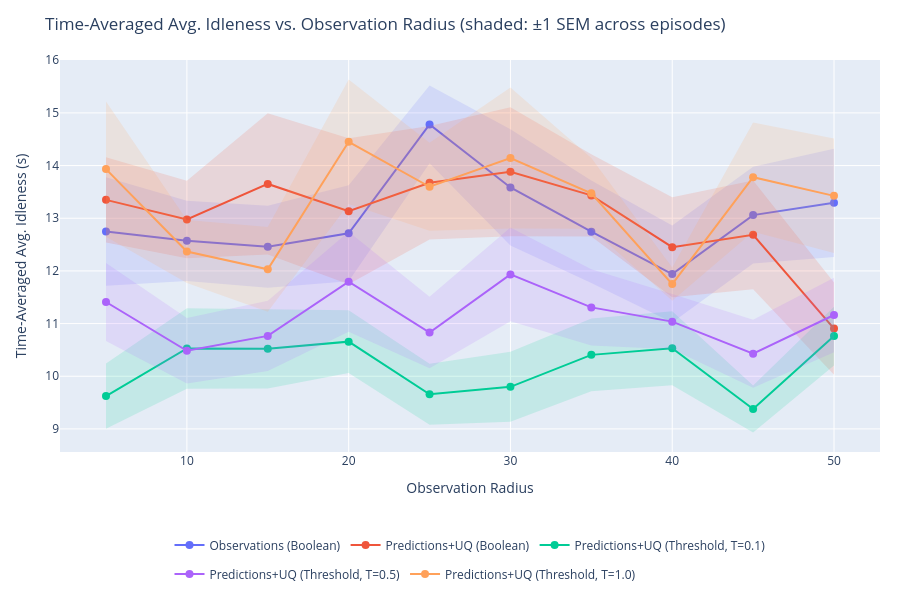

This figure's notebook cell:
### Markdown cell above
### Idleness vs. Observation Radius

### Code cell
import plotly.graph_objects as go
import plotly.express as px

def _hex_to_rgba(hex_color, alpha=0.2):
    c = hex_color.lstrip('#')
    r, g, b = int(c[0:2], 16), int(c[2:4], 16), int(c[4:6], 16)
    return f'rgba({r},{g},{b},{alpha})'

series_order = list(summary.keys())
series_colors = {s: c for s, c in zip(series_order, px.colors.qualitative.Plotly)}

fig = go.Figure()
for series in series_order:
    color = series_colors[series]
    s = summary[series]
    xs = np.array(s['obs_radius'])
    ys = np.array(s['idleness_mean'])
    es = np.array(s['idleness_sem'])

    fig.add_trace(go.Scatter(
        x=np.concatenate([xs, xs[::-1]]),
        y=np.concatenate([ys + es, (ys - es)[::-1]]),
        fill='toself',
        fillcolor=_hex_to_rgba(color, alpha=0.15),
        line=dict(color='rgba(255,255,255,0)'),
        legendgroup=series, showlegend=False, hoverinfo='skip',
    ))
    fig.add_trace(go.Scatter(
        x=xs, y=ys, mode='lines+markers',
        name=series, line=dict(color=color), marker=dict(color=color, size=8),
        legendgroup=series,
        hovertemplate=f"{series}<br>obs_radius=%{{x:.1f}}<br>idleness=%{{y:.4f}}<extra></extra>",
    ))

fig.update_layout(
    title="Time-Averaged Avg. Idleness vs. Observation Radius (shaded: ±1 SEM across episodes)",
    xaxis_title="Observation Radius",
    yaxis_title="Time-Averaged Avg. Idleness (s)",
    height=600, width=900, hovermode='closest', autosize=True,
    margin=dict(l=60, r=20, t=60, b=120),
    legend=dict(orientation='h', yanchor='top', y=-0.2, xanchor='center', x=0.5),
)
fig.show()

### Figure 1 — Plotly figure (JSON) as saved in the notebook; plotly's stock layout.template omitted (floating-point values rounded to 4 significant figures)
{"data": [{"fill": "toself", "fillcolor": "rgba(99,110,250,0.15)", "hoverinfo": "skip", "legendgroup": "Observations (Boolean)", "line": {"color": "rgba(255,255,255,0)"}, "showlegend": false, "type": "scatter", "x": [5.0, 10.0, 15.0, 20.0, 25.0, 30.0, 35.0, 40.0, 45.0, 50.0, 50.0, 45.0, 40.0, 35.0, 30.0, 25.0, 20.0, 15.0, 10.0, 5.0], "y": [13.78, 13.33, 13.24, 13.62, 15.52, 14.69, 13.72, 12.86, 13.98, 14.32, 12.26, 12.14, 11.02, 11.77, 12.48, 14.04, 11.8, 11.68, 11.81, 11.72]}, {"hovertemplate": "Observations (Boolean)<br>obs_radius=%{x:.1f}<br>idleness=%{y:.4f}<extra></extra>", "legendgroup": "Observations (Boolean)", "line": {"color": "#636EFA"}, "marker": {"color": "#636EFA", "size": 8}, "mode": "lines+markers", "name": "Observations (Boolean)", "type": "scatter", "x": [5.0, 10.0, 15.0, 20.0, 25.0, 30.0, 35.0, 40.0, 45.0, 50.0], "y": [12.75, 12.57, 12.46, 12.71, 14.78, 13.58, 12.74, 11.94, 13.06, 13.29]}, {"fill": "toself", "fillcolor": "rgba(239,85,59,0.15)", "hoverinfo": "skip", "legendgroup": "Predictions+UQ (Boolean)", "line": {"color": "rgba(255,255,255,0)"}, "showlegend": false, "type": "scatter", "x": [5.0, 10.0, 15.0, 20.0, 25.0, 30.0, 35.0, 40.0, 45.0, 50.0, 50.0, 45.0, 40.0, 35.0, 30.0, 25.0, 20.0, 15.0, 10.0, 5.0], "y": [14.16, 13.71, 14.99, 14.52, 14.75, 15.11, 14.21, 13.4, 13.71, 11.78, 10.03, 11.65, 11.5, 12.65, 12.66, 12.6, 11.75, 12.31, 12.24, 12.54]}, {"hovertemplate": "Predictions+UQ (Boolean)<br>obs_radius=%{x:.1f}<br>idleness=%{y:.4f}<extra></extra>", "legendgroup": "Predictions+UQ (Boolean)", "line": {"color": "#EF553B"}, "marker": {"color": "#EF553B", "size": 8}, "mode": "lines+markers", "name": "Predictions+UQ (Boolean)", "type": "scatter", "x": [5.0, 10.0, 15.0, 20.0, 25.0, 30.0, 35.0, 40.0, 45.0, 50.0], "y": [13.35, 12.98, 13.65, 13.13, 13.67, 13.88, 13.43, 12.45, 12.68, 10.9]}, {"fill": "toself", "fillcolor": "rgba(0,204,150,0.15)", "hoverinfo": "skip", "legendgroup": "Predictions+UQ (Threshold, T=0.1)", "line": {"color": "rgba(255,255,255,0)"}, "showlegend": false, "type": "scatter", "x": [5.0, 10.0, 15.0, 20.0, 25.0, 30.0, 35.0, 40.0, 45.0, 50.0, 50.0, 45.0, 40.0, 35.0, 30.0, 25.0, 20.0, 15.0, 10.0, 5.0], "y": [10.24, 11.29, 11.27, 11.25, 10.24, 10.46, 11.1, 11.23, 9.825, 11.32, 10.21, 8.934, 9.83, 9.714, 9.136, 9.079, 10.06, 9.769, 9.765, 9.003]}, {"hovertemplate": "Predictions+UQ (Threshold, T=0.1)<br>obs_radius=%{x:.1f}<br>idleness=%{y:.4f}<extra></extra>", "legendgroup": "Predictions+UQ (Threshold, T=0.1)", "line": {"color": "#00CC96"}, "marker": {"color": "#00CC96", "size": 8}, "mode": "lines+markers", "name": "Predictions+UQ (Threshold, T=0.1)", "type": "scatter", "x": [5.0, 10.0, 15.0, 20.0, 25.0, 30.0, 35.0, 40.0, 45.0, 50.0], "y": [9.623, 10.53, 10.52, 10.66, 9.658, 9.8, 10.41, 10.53, 9.379, 10.76]}, {"fill": "toself", "fillcolor": "rgba(171,99,250,0.15)", "hoverinfo": "skip", "legendgroup": "Predictions+UQ (Threshold, T=0.5)", "line": {"color": "rgba(255,255,255,0)"}, "showlegend": false, "type": "scatter", "x": [5.0, 10.0, 15.0, 20.0, 25.0, 30.0, 35.0, 40.0, 45.0, 50.0, 50.0, 45.0, 40.0, 35.0, 30.0, 25.0, 20.0, 15.0, 10.0, 5.0], "y": [12.15, 11.11, 11.43, 12.74, 11.51, 12.82, 12.03, 11.56, 11.07, 11.87, 10.45, 9.784, 10.51, 10.58, 11.04, 10.15, 10.84, 10.1, 9.861, 10.67]}, {"hovertemplate": "Predictions+UQ (Threshold, T=0.5)<br>obs_radius=%{x:.1f}<br>idleness=%{y:.4f}<extra></extra>", "legendgroup": "Predictions+UQ (Threshold, T=0.5)", "line": {"color": "#AB63FA"}, "marker": {"color": "#AB63FA", "size": 8}, "mode": "lines+markers", "name": "Predictions+UQ (Threshold, T=0.5)", "type": "scatter", "x": [5.0, 10.0, 15.0, 20.0, 25.0, 30.0, 35.0, 40.0, 45.0, 50.0], "y": [11.41, 10.48, 10.77, 11.79, 10.83, 11.93, 11.31, 11.04, 10.43, 11.16]}, {"fill": "toself", "fillcolor": "rgba(255,161,90,0.15)", "hoverinfo": "skip", "legendgroup": "Predictions+UQ (Threshold, T=1.0)", "line": {"color": "rgba(255,255,255,0)"}, "showlegend": false, "type": "scatter", "x": [5.0, 10.0, 15.0, 20.0, 25.0, 30.0, 35.0, 40.0, 45.0, 50.0, 50.0, 45.0, 40.0, 35.0, 30.0, 25.0, 20.0, 15.0, 10.0, 5.0], "y": [15.22, 12.97, 12.83, 15.63, 14.43, 15.48, 14.15, 12.07, 14.82, 14.51, 12.34, 12.74, 11.43, 12.8, 12.8, 12.76, 13.27, 11.23, 11.77, 12.65]}, {"hovertemplate": "Predictions+UQ (Threshold, T=1.0)<br>obs_radius=%{x:.1f}<br>idleness=%{y:.4f}<extra></extra>", "legendgroup": "Predictions+UQ (Threshold, T=1.0)", "line": {"color": "#FFA15A"}, "marker": {"color": "#FFA15A", "size": 8}, "mode": "lines+markers", "name": "Predictions+UQ (Threshold, T=1.0)", "type": "scatter", "x": [5.0, 10.0, 15.0, 20.0, 25.0, 30.0, 35.0, 40.0, 45.0, 50.0], "y": [13.93, 12.37, 12.03, 14.45, 13.6, 14.14, 13.47, 11.75, 13.78, 13.42]}], "layout": {"autosize": true, "height": 600, "hovermode": "closest", "legend": {"orientation": "h", "x": 0.5, "xanchor": "center", "y": -0.2, "yanchor": "top"}, "margin": {"b": 120, "l": 60, "r": 20, "t": 60}, "title": {"text": "Time-Averaged Avg. Idleness vs. Observation Radius (shaded: ±1 SEM across episodes)"}, "width": 900, "xaxis": {"title": {"text": "Observation Radius"}}, "yaxis": {"title": {"text": "Time-Averaged Avg. Idleness (s)"}}}}
